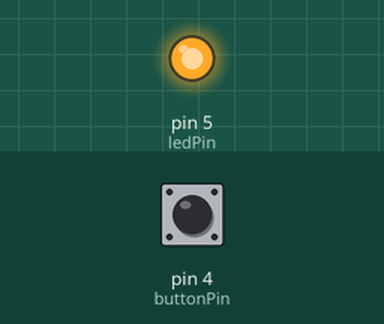
A sketch run on a simulated Arduino Uno, built with avr-gcc and run on an emulated ATmega328P. On the bench: output pins drawn as LEDs (lit = HIGH). The test bench sets the inputs (shaded band); at power-on: pin 4 (buttonPin) HIGH.

Above: at 1.2 s.
1.3 s: pin 4 (buttonPin) pulled LOW for 0.15 s
At 2.2 s:
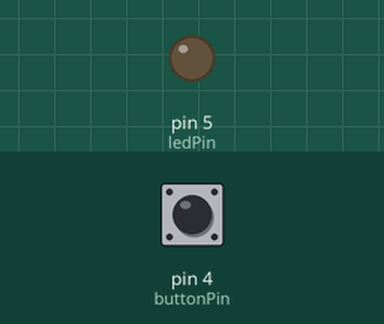
2.9 s: pin 4 (buttonPin) pulled LOW for 1 s
At 3.4 s:
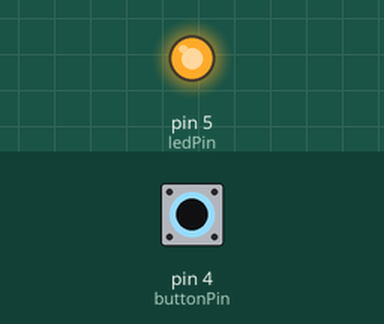
5.4 s: pin 4 (buttonPin) pulled LOW for 3.2 s
At 6.5 s:
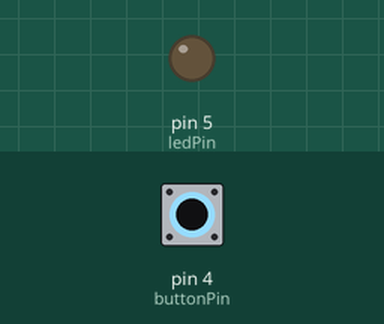
Timing chart, 0 to 8.4 s (numbered marks = the images above; inputs shaded):
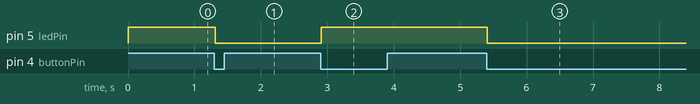

Measured:
- after the input at 1.3 s, pin 5 (ledPin): HIGH → LOW at once
- after the input at 2.9 s, pin 5 (ledPin): LOW → HIGH at once
- after the input at 5.4 s, pin 5 (ledPin): HIGH → LOW at once

The sketch:

toggle2.ino
```cpp
int ledPin = 5;
int buttonPin = 4;
int reading = 0;

boolean buttonState;
boolean lastState;
boolean state = HIGH;

 void setup() {
  pinMode (buttonPin,INPUT);
  pinMode (ledPin,OUTPUT);
}

void loop() {
  reading = digitalRead(buttonPin);

  if ( reading == LOW && lastState == HIGH ) {
    delay (10);
    if (digitalRead(buttonPin) == LOW) state = !state;
  }

  digitalWrite(ledPin,state);
  lastState = reading;

}
```
